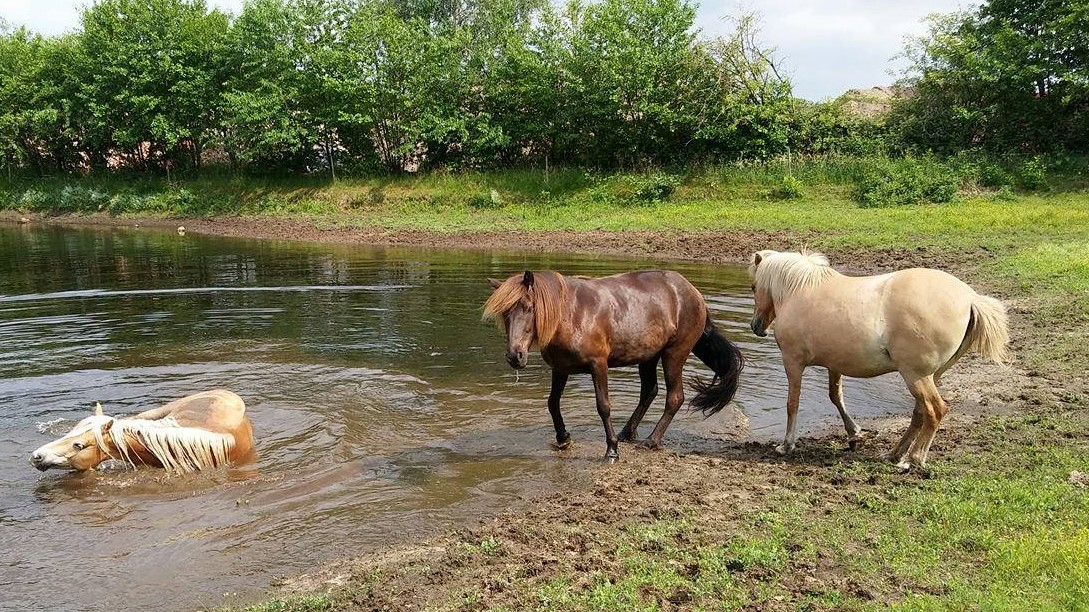
#> input picture paarden.jpg, 1089 x 612 px
$ python saliencyImage.py ../paarden.jpg
#> lines starting #> are read from the running program, lines starting #| are printed output that depends on the picture
### convolutions.py
from skimage.exposure import rescale_intensity
import numpy as np
import argparse
import cv2

def convolve(image, kernel):
    # grab the spatial dimensions of the image, along with
    # the spatial dimensions of the kernel
    (iH, iW) = image.shape[:2]
    (kH, kW) = kernel.shape[:2]

    # allocate memory for the output image, taking care to
    # "pad" the borders of the input image so the spatial
    # size (i.e., width and height) are not reduced
    # MAYBE THIS PART SHOULD BE REMOVED, BECAUSE WE DONT WANT THE SAME SIZE?
    pad = (kW - 1) // 2
    image = cv2.copyMakeBorder(image, pad, pad, pad, pad,
                               cv2.BORDER_REPLICATE)
    output = np.zeros((iH, iW), dtype="float32")

    # loop over the input image, "sliding" the kernel across
    # each (x, y)-coordinate from left-to-right and top to
    # bottom
    for y in np.arange(pad, iH + pad):
        for x in np.arange(pad, iW + pad):
            # extract the ROI of the image by extracting the
            # *center* region of the current (x, y)-coordinates
            # dimensions
            roi = image[y - pad:y + pad + 1, x - pad:x + pad + 1]

            # perform the actual convolution by taking the
            # element-wise multiplicate between the ROI and
            # the kernel, then summing the matrix

            k = (roi * kernel).sum()

            # store the convolved value in the output (x,y)-
            # coordinate of the output image
            output[y - pad, x - pad] = k

    # rescale the output image to be in the range [0, 255]
    output = rescale_intensity(output, in_range=(0, 255))
    output = (output * 255).astype("uint8")

    # return the output image
    return output

### backup/saliencyImage.py
import sys
import cv2
import numpy as np
from skimage.exposure import rescale_intensity
import convolutions
from matplotlib import pyplot as plt

kernelFactor = 9

def kernel(n):
    factor = 1/pow(n, 2)
    kernelArray = np.full((n, n), factor)
    # print(kernelArray)
    return kernelArray

def showPlot(frame):
    plt.hist(frame.ravel(),  12, [0, 120]); plt.show()

orgimg_list = []
for i in range(1, 2):
    orgimg_list.append(cv2.imread(str(sys.argv[i]), 0))
frame = orgimg_list[0]
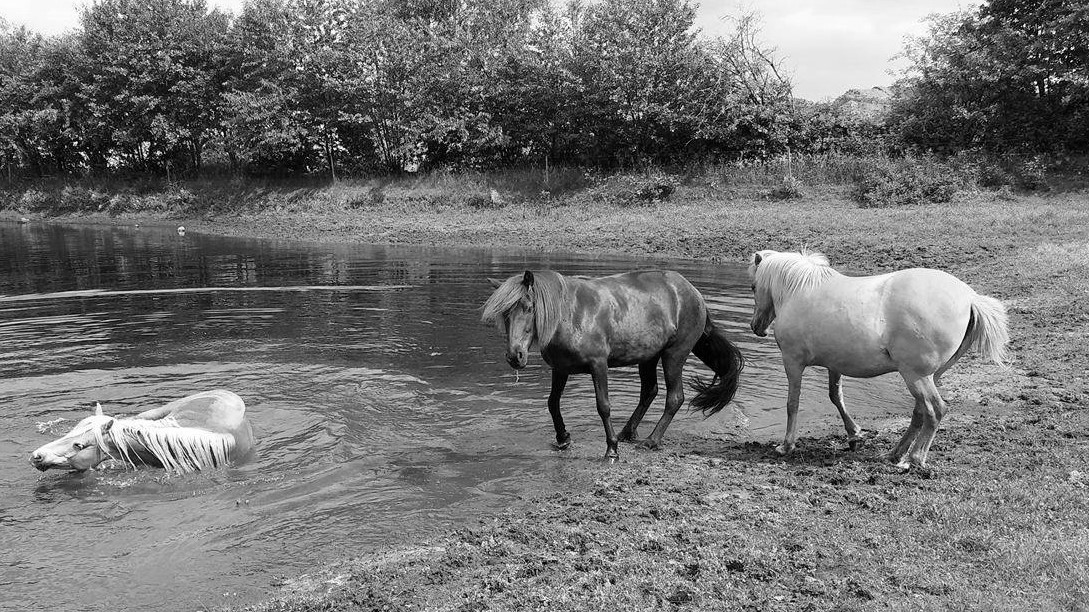
#> frame: shape (612, 1089); min 0, max 255, mean 116
# 64 pixels, originaly
widthFrame = len(frame[0])
#> widthFrame = 1089
heightFrame = len(frame)
#> heightFrame = 612
scaleFrameX = widthFrame/64
#> scaleFrameX = 17.02
scaleFrameY = int((64/widthFrame)*heightFrame)
#> scaleFrameY = 35
cv2.imshow('frame', frame)
frame = cv2.resize(frame, (64, 64), interpolation=cv2.INTER_CUBIC)
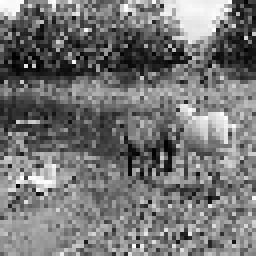
#> frame: shape (64, 64) (shown 4 times larger); min 0, max 255, mean 116.5
# frame = convolutions.convolve(frame, np.abs(kernel(5)))

showPlot(np.zeros((5, 5)))

imageFourier = np.fft.fft2(frame)
logImageFourier = np.log(imageFourier)
showPlot(imageFourier)
cv2.imshow('fourier', np.abs(imageFourier))

# we now have the spectrum analyse
# wich needs to be logaritmic:
imageConvolve = convolutions.convolve(frame, np.abs(kernel(9)))
#> in convolve, `image = cv2.copyMakeBorder(image, pad, pad, pad, pad, cv2.BORDER_REPLI..`:
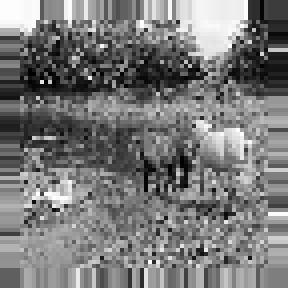
#> image: shape (72, 72) (shown 4 times larger); min 0, max 255, mean 120.5
#> after the loop in convolve, `for y in np.arange(pad, iH + pad):`:
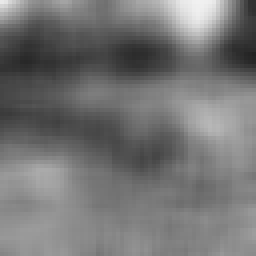
#> output: shape (64, 64) float32 (shown 4 times larger); min 34.72, max 241.5, mean 116.6
cv2.imshow('org', np.abs(frame))
cv2.imshow('blur', np.abs(imageConvolve))
fourierConvolve = np.fft.fft2(imageConvolve)
logFourierConvolve = np.log(fourierConvolve)
showPlot(fourierConvolve)
cv2.imshow('averagedSpectrum', np.abs(fourierConvolve))
# averagedSpectrum = np.multiply(imageConvolve, logSpectrum)
# showPlot(averagedSpectrum)
phase = np.angle(imageFourier)
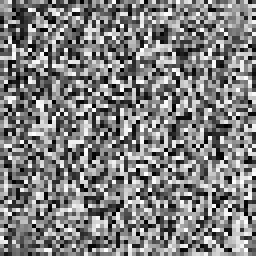
#> phase: shape (64, 64) float64 (shown 4 times larger); min -3.14, max 3.14, mean 0.000767; drawn with min black and max white
spectralResidual = np.subtract(logFourierConvolve, logImageFourier)
spectralResidual = np.exp(spectralResidual+1j*phase)**2

showPlot(spectralResidual)
#> in showPlot (call 4), `plt.hist(frame.ravel(), 12, [0, 120])`:
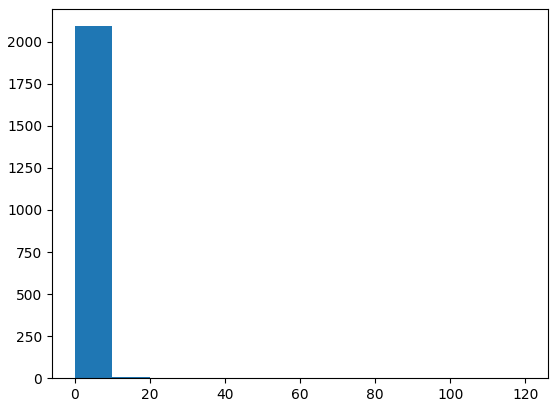
#> figure drawn by matplotlib, 1 panel; tallest bar 2092 high, from x = 0 to 10

saliencyImage = np.fft.ifft2(spectralResidual)
showPlot(saliencyImage)
# saliencyImage = rescale_intensity(np.abs(saliencyImage), in_range=(0, 255))
newSaliencyImage = cv2.resize(np.abs(saliencyImage), (widthFrame, heightFrame))
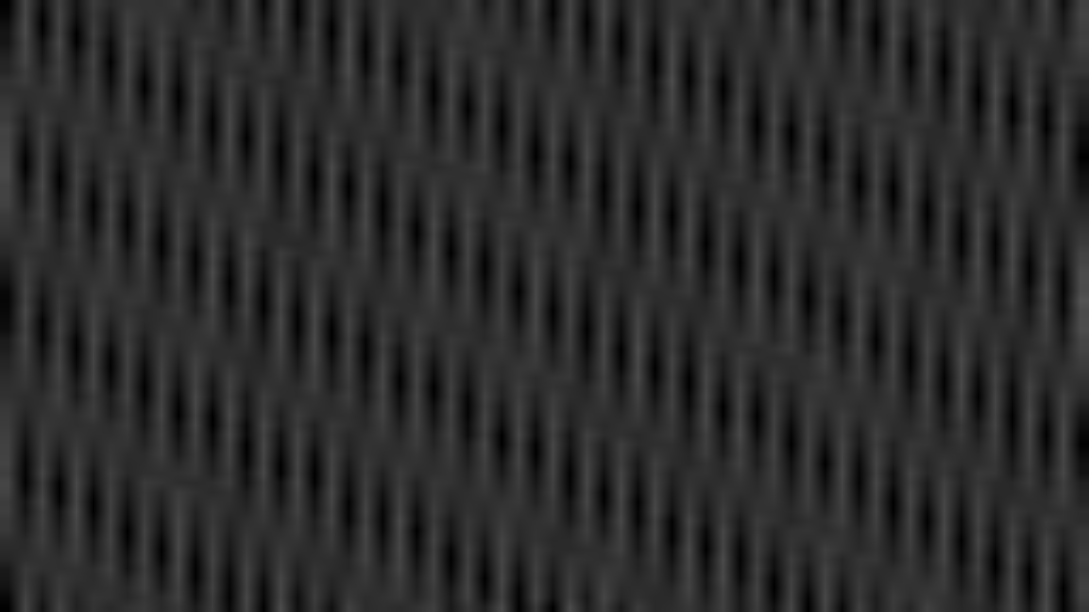
#> newSaliencyImage: shape (612, 1089) float64; min 0.0031, max 0.328, mean 0.171
cv2.imshow('saliency', newSaliencyImage)

while True:
    if cv2.waitKey(1) & 0xFF == ord('q'):
#> (key q is pressed here)
        break


#
# convolve v d foto & dan imageFourier - die convolve
# daarna een ifft2 ervan doen
#
# # saliencyImage = np.fft.ifft2(frame)
# # saliencyImage = np.abs(saliencyImage)
# # saliencyImage = np.scal
# cv2.imshow('saliency', np.abs(saliencyImage))
